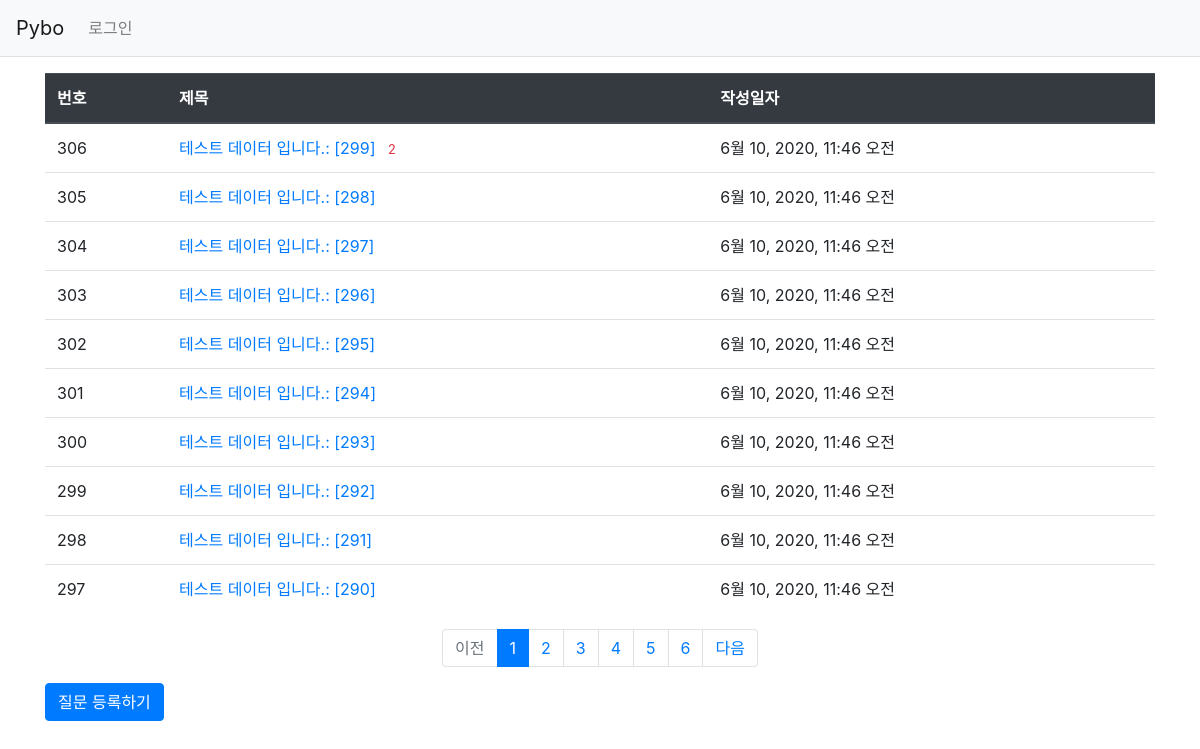
Screenshot of /pybo/ with the database file from the repository.
### pybo/models.py (models this page shows, shortened)
class Question(models.Model):
    subject = models.CharField(max_length=200)
    content = models.TextField()
    create_date = models.DateTimeField()

### pybo/views.py (the view)
# urls.py: path('',views.index, name='index')
def index(request):
    page=request.GET.get('page',1)
    question_list = Question.objects.order_by('-create_date')
    pageinator = Paginator(question_list, 10)
    page_obj = pageinator.get_page(page)
    context = {'question_list': page_obj}
    return render(request, 'pybo/question_list.html', context)

### pybo/templatetags/pybo_filter.py (called while the page is built)
@register.filter
def sub(value, arg):
    return value - arg

### templates/pybo/question_list.html
{% extends 'base.html' %}
{% load pybo_filter %}
{% block content %}
<div class="container my-3">
    <table class="table">
        <thead>
        <tr class="thead-dark">
            <th>번호</th>
            <th>제목</th>
            <th>작성일자</th>
        </tr>
        </thead>
        <tbody>
        {% if question_list %}
        {% for question in question_list %}
        <tr>
            <td>{{ question_list.paginator.count|sub:question_list.start_index|sub:forloop.counter0|add:1 }}</td>
            <td>
                <a href="{% url 'pybo:detail' question.id %}">{{question.subject}}</a>
                {% if question.answer_set.count > 0 %}
                <span class="text-danger small ml-2">{{ question.answer_set.count }}</span>
                {% endif %}
            </td>
            <td>{{question.create_date}}</td>
        </tr>
        {% endfor %}
        {% else %}
        <tr>
            <td colspan="3">질문이 없습니다.</td>
        </tr>
        {% endif %}
        </tbody>
    </table>
    <ul class="pagination justify-content-center">
       {% if question_list.has_previous %}
        <li class="page-item">
            <a class="page-link" href="?page={{ question_list.previous_page_number }}">이전</a>
        </li>
        {% else %}
        <li class="page-item disabled">
            <a class="page-link" tabindex="-1" aria-disabled="true" href="#">이전</a>
        </li>
        {% endif %}
        {% for page_number in question_list.paginator.page_range %}
        {% if page_number >= question_list.number|add:-5 and page_number <= question_list.number|add:5 %}
            {% if page_number == question_list.number %}
            <li class="page-item active" aria-current="page">
                <a class="page-link" href="?page={{ page_number }}">{{ page_number }}</a>
            </li>
            {% else %}
            <li class="page-item">
                <a class="page-link" href="?page={{ page_number }}">{{ page_number }}</a>
            </li>
            {% endif %}
        {% endif %}
        {% endfor %}
        {% if question_list.has_next %}
        <li class="page-item">
            <a class="page-link" href="?page={{ question_list.next_page_number }}">다음</a>
        </li>
        {% else %}
        <li class="page-item disabled">
            <a class="page-link" tabindex="-1" aria-disabled="true" href="#">다음</a>
        </li>
        {% endif %}
    </ul>
    <a href="{% url 'pybo:question_create' %}" class="btn btn-primary">질문 등록하기</a>
</div>
{% endblock %}

### rows the page displays
Question: paginator.count|sub "306", subject "테스트 데이터 입니다.: [299]", answer_set.count "2", create_date "6월 10, 2020, 11:46 오전"
Question: paginator.count|sub "305", subject "테스트 데이터 입니다.: [298]", create_date "6월 10, 2020, 11:46 오전"
Question: paginator.count|sub "304", subject "테스트 데이터 입니다.: [297]", create_date "6월 10, 2020, 11:46 오전"
Question: paginator.count|sub "303", subject "테스트 데이터 입니다.: [296]", create_date "6월 10, 2020, 11:46 오전"
Question: paginator.count|sub "302", subject "테스트 데이터 입니다.: [295]", create_date "6월 10, 2020, 11:46 오전"
Question: paginator.count|sub "301", subject "테스트 데이터 입니다.: [294]", create_date "6월 10, 2020, 11:46 오전"
Question: paginator.count|sub "300", subject "테스트 데이터 입니다.: [293]", create_date "6월 10, 2020, 11:46 오전"
Question: paginator.count|sub "299", subject "테스트 데이터 입니다.: [292]", create_date "6월 10, 2020, 11:46 오전"
Question: paginator.count|sub "298", subject "테스트 데이터 입니다.: [291]", create_date "6월 10, 2020, 11:46 오전"
Question: paginator.count|sub "297", subject "테스트 데이터 입니다.: [290]", create_date "6월 10, 2020, 11:46 오전"

### other values shown
{{ page_number }} "1"
{{ page_number }} "2" "3" "4" "5" "6"
